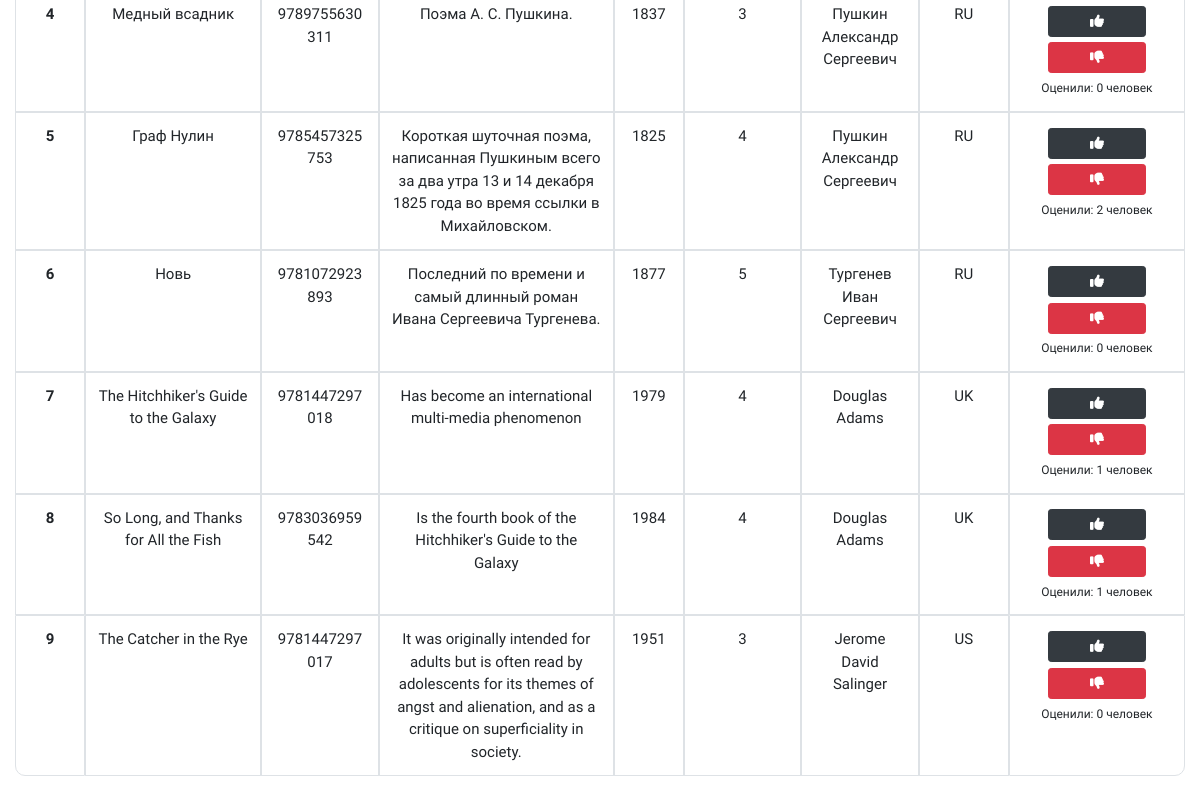
/books/ (lower part), run on an earlier commit of the app's database.
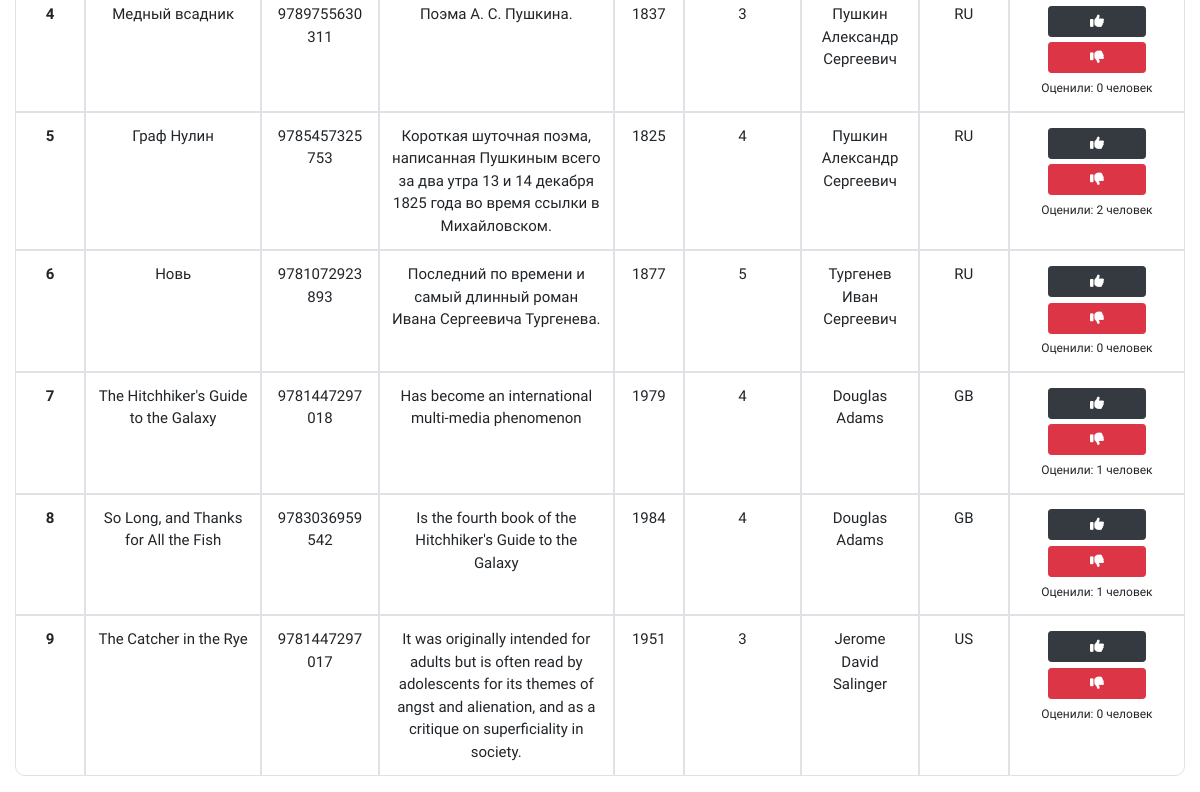
And on a later commit of the database.
### library/models.py (models this page shows, shortened)
class Book(models.Model):
    ISBN = models.CharField(
        max_length=13
    )
    title = models.TextField()
    description = models.TextField()
    year_release = models.SmallIntegerField()
    author = models.ForeignKey(
        Author,
        on_delete=models.CASCADE
    )
    publishing_house = models.ForeignKey(
        PublishingHouse,
        on_delete=models.CASCADE,
        null=True,
        default=None
    )
    copy_count = models.SmallIntegerField(
        default=1
    )
    price = models.DecimalField(
        max_digits=6,
        decimal_places=2
    )
    image = models.ImageField(
        upload_to="library/books_covers/",
        null=True,
        blank=True
    )
    good_votes = models.SmallIntegerField(default=0)
    bad_votes = models.SmallIntegerField(default=0)

class Author(models.Model):
    full_name = models.TextField()
    birth_year = models.SmallIntegerField()
    country = models.CharField(max_length=2)

### library/views.py (the view)
def books(request):
    template = loader.get_template("books/content/books_table.html")
    books = Book.objects.all()
    header_img = ContentImage.objects.filter(name="header_books").first()
    header_img = header_img.image
    books_data = {
        "title": "Books",
        "header_img": header_img,
        "books": books,
        "last_page": reverse('base')
    }
    return HttpResponse(template.render(books_data, request))

### library/models.py (called while the page is built)
    def __str__(self):
        return self.name

### library/templates/books/content/books_table.html (shortened to what this page needs)
{% extends 'books/index.html' %}
{% block content %}
<table class="table table-bordered table-hover books-table">
    <tbody>
        {% for book in books %}
            <tr
                class="table-row"
                onclick="window.location.href=`{% url 'library:book_page' book.ISBN %}`"
            >
                <td aria-label="index">{{ forloop.counter }}</td>
                <td aria-label="title">{{ book.title }}</td>
                <td aria-label="isbn">{{ book.ISBN }}</td>
                <td aria-label="description">{{ book.description }}</td>
                <td aria-label="year">{{ book.year_release }}</td>
                <td aria-label="copies">{{ book.copy_count }}</td>
                <td aria-label="author">{{ book.author.full_name }}</td>
                <td aria-label="country">{{ book.author.country }}</td>
                <td aria-label="rating">
                    <form
                        action="{% url 'library:add_vote' '+' %}"
                        method="POST" enctype="multipart/form-data"
                    >
                        <button type="submit" class="btn btn-dark btn-sm">
                            <i class="fas fa-thumbs-up"></i>
                        </button>
                    </form>
                    <form
                        action="{% url 'library:add_vote' '-' %}"
                        method="POST" enctype="multipart/form-data"
                    >
                        <button type="submit" class="btn btn-danger btn-sm">
                            <i class="fas fa-thumbs-down"></i>
                        </button>
                    </form>
                    <span class="statistic">
                        Оценили: {{ book.good_votes|add:book.bad_votes }} человек
                    </span>
                </td>
            </tr>
        {% endfor %}
    </tbody>
</table>
{% endblock %}

What changed in the data, as far as the page shows it:
changed through a linked row, Book "The Hitchhiker's Guide to the Galaxy": author.country "UK" → "GB"
changed through a linked row, Book "So Long, and Thanks for All the Fish": author.country "UK" → "GB"
